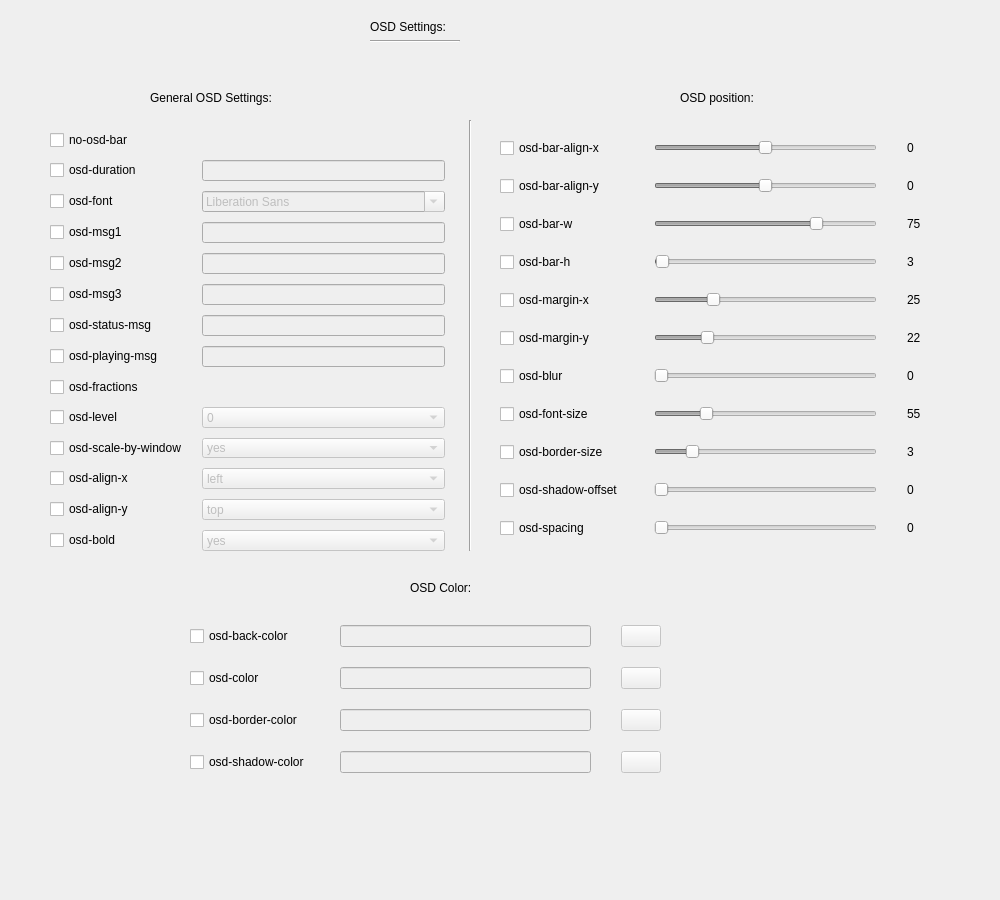
<?xml version="1.0" encoding="UTF-8"?>
<ui version="4.0">
 <class>tabosd</class>
 <widget class="QWidget" name="tabosd">
  <property name="geometry">
   <rect>
    <x>0</x>
    <y>0</y>
    <width>1000</width>
    <height>900</height>
   </rect>
  </property>
  <property name="windowTitle">
   <string>Form</string>
  </property>
  <widget class="QWidget" name="formLayoutWidget">
   <property name="geometry">
    <rect>
     <x>370</x>
     <y>20</y>
     <width>160</width>
     <height>51</height>
    </rect>
   </property>
   <layout class="QFormLayout" name="formLayout">
    <item row="0" column="0">
     <widget class="QLabel" name="label_osd_settings">
      <property name="text">
       <string>OSD Settings:</string>
      </property>
     </widget>
    </item>
    <item row="1" column="0">
     <widget class="Line" name="line">
      <property name="minimumSize">
       <size>
        <width>90</width>
        <height>0</height>
       </size>
      </property>
      <property name="orientation">
       <enum>Qt::Horizontal</enum>
      </property>
     </widget>
    </item>
   </layout>
  </widget>
  <widget class="QWidget" name="formLayoutWidget_2">
   <property name="geometry">
    <rect>
     <x>50</x>
     <y>120</y>
     <width>395</width>
     <height>431</height>
    </rect>
   </property>
   <layout class="QFormLayout" name="formLayout_2">
    <property name="labelAlignment">
     <set>Qt::AlignLeading|Qt::AlignLeft|Qt::AlignVCenter</set>
    </property>
    <property name="horizontalSpacing">
     <number>15</number>
    </property>
    <property name="verticalSpacing">
     <number>10</number>
    </property>
    <property name="topMargin">
     <number>10</number>
    </property>
    <item row="0" column="0">
     <widget class="QCheckBox" name="box_no_osd">
      <property name="text">
       <string>no-osd-bar</string>
      </property>
     </widget>
    </item>
    <item row="1" column="0">
     <widget class="QCheckBox" name="box_osd_duration">
      <property name="text">
       <string>osd-duration</string>
      </property>
     </widget>
    </item>
    <item row="1" column="1">
     <widget class="QLineEdit" name="valuebox_osd_duration">
      <property name="enabled">
       <bool>false</bool>
      </property>
     </widget>
    </item>
    <item row="2" column="0">
     <widget class="QCheckBox" name="box_osd_font">
      <property name="text">
       <string>osd-font</string>
      </property>
     </widget>
    </item>
    <item row="3" column="0">
     <widget class="QCheckBox" name="box_osd_msg1">
      <property name="text">
       <string>osd-msg1</string>
      </property>
     </widget>
    </item>
    <item row="3" column="1">
     <widget class="QLineEdit" name="valuebox_osd_msg1">
      <property name="enabled">
       <bool>false</bool>
      </property>
     </widget>
    </item>
    <item row="4" column="0">
     <widget class="QCheckBox" name="box_osd_msg2">
      <property name="text">
       <string>osd-msg2</string>
      </property>
     </widget>
    </item>
    <item row="4" column="1">
     <widget class="QLineEdit" name="valuebox_osd_msg2">
      <property name="enabled">
       <bool>false</bool>
      </property>
     </widget>
    </item>
    <item row="5" column="0">
     <widget class="QCheckBox" name="box_osd_msg3">
      <property name="text">
       <string>osd-msg3</string>
      </property>
     </widget>
    </item>
    <item row="5" column="1">
     <widget class="QLineEdit" name="valuebox_osd_msg3">
      <property name="enabled">
       <bool>false</bool>
      </property>
     </widget>
    </item>
    <item row="6" column="0">
     <widget class="QCheckBox" name="box_osd_status_msg">
      <property name="text">
       <string>osd-status-msg</string>
      </property>
     </widget>
    </item>
    <item row="6" column="1">
     <widget class="QLineEdit" name="valuebox_osd_status_msg">
      <property name="enabled">
       <bool>false</bool>
      </property>
     </widget>
    </item>
    <item row="7" column="0">
     <widget class="QCheckBox" name="box_osd_playing_msg">
      <property name="text">
       <string>osd-playing-msg</string>
      </property>
     </widget>
    </item>
    <item row="7" column="1">
     <widget class="QLineEdit" name="valuebox_osd_playing_msg">
      <property name="enabled">
       <bool>false</bool>
      </property>
     </widget>
    </item>
    <item row="8" column="0">
     <widget class="QCheckBox" name="box_osd_fractions">
      <property name="text">
       <string>osd-fractions</string>
      </property>
     </widget>
    </item>
    <item row="9" column="0">
     <widget class="QCheckBox" name="box_osd_level">
      <property name="text">
       <string>osd-level</string>
      </property>
     </widget>
    </item>
    <item row="9" column="1">
     <widget class="QComboBox" name="comboBox_osd_level">
      <property name="enabled">
       <bool>false</bool>
      </property>
      <item>
       <property name="text">
        <string>0</string>
       </property>
      </item>
      <item>
       <property name="text">
        <string>1</string>
       </property>
      </item>
      <item>
       <property name="text">
        <string>2</string>
       </property>
      </item>
      <item>
       <property name="text">
        <string>3</string>
       </property>
      </item>
     </widget>
    </item>
    <item row="10" column="0">
     <widget class="QCheckBox" name="box_osd_scale_by_window">
      <property name="text">
       <string>osd-scale-by-window</string>
      </property>
     </widget>
    </item>
    <item row="10" column="1">
     <widget class="QComboBox" name="comboBox_osd_scale_by_window">
      <property name="enabled">
       <bool>false</bool>
      </property>
      <item>
       <property name="text">
        <string>yes</string>
       </property>
      </item>
      <item>
       <property name="text">
        <string>no</string>
       </property>
      </item>
     </widget>
    </item>
    <item row="11" column="0">
     <widget class="QCheckBox" name="box_osd_align_x">
      <property name="text">
       <string>osd-align-x</string>
      </property>
     </widget>
    </item>
    <item row="11" column="1">
     <widget class="QComboBox" name="comboBox_osd_align_x">
      <property name="enabled">
       <bool>false</bool>
      </property>
      <item>
       <property name="text">
        <string>left</string>
       </property>
      </item>
      <item>
       <property name="text">
        <string>center</string>
       </property>
      </item>
      <item>
       <property name="text">
        <string>right</string>
       </property>
      </item>
     </widget>
    </item>
    <item row="12" column="0">
     <widget class="QCheckBox" name="box_osd_align_y">
      <property name="text">
       <string>osd-align-y</string>
      </property>
     </widget>
    </item>
    <item row="12" column="1">
     <widget class="QComboBox" name="comboBox_osd_align_y">
      <property name="enabled">
       <bool>false</bool>
      </property>
      <item>
       <property name="text">
        <string>top</string>
       </property>
      </item>
      <item>
       <property name="text">
        <string>center</string>
       </property>
      </item>
      <item>
       <property name="text">
        <string>bottom</string>
       </property>
      </item>
     </widget>
    </item>
    <item row="13" column="0">
     <widget class="QCheckBox" name="box_osd_font_bold">
      <property name="text">
       <string>osd-bold</string>
      </property>
     </widget>
    </item>
    <item row="13" column="1">
     <widget class="QComboBox" name="comboBox_osd_bold">
      <property name="enabled">
       <bool>false</bool>
      </property>
      <item>
       <property name="text">
        <string>yes</string>
       </property>
      </item>
      <item>
       <property name="text">
        <string>no</string>
       </property>
      </item>
     </widget>
    </item>
    <item row="2" column="1">
     <widget class="QFontComboBox" name="fontComboBox">
      <property name="enabled">
       <bool>false</bool>
      </property>
     </widget>
    </item>
   </layout>
  </widget>
  <widget class="QWidget" name="gridLayoutWidget">
   <property name="geometry">
    <rect>
     <x>500</x>
     <y>120</y>
     <width>421</width>
     <height>431</height>
    </rect>
   </property>
   <layout class="QGridLayout" name="gridLayout">
    <property name="sizeConstraint">
     <enum>QLayout::SetDefaultConstraint</enum>
    </property>
    <property name="topMargin">
     <number>10</number>
    </property>
    <property name="horizontalSpacing">
     <number>30</number>
    </property>
    <property name="verticalSpacing">
     <number>10</number>
    </property>
    <item row="3" column="2">
     <widget class="QLabel" name="slider_value_osd_bar_w">
      <property name="text">
       <string>75</string>
      </property>
     </widget>
    </item>
    <item row="5" column="0">
     <widget class="QCheckBox" name="box_osd_margin_x">
      <property name="text">
       <string>osd-margin-x</string>
      </property>
     </widget>
    </item>
    <item row="7" column="1">
     <widget class="QSlider" name="horizontalSlider_osd_blur">
      <property name="enabled">
       <bool>false</bool>
      </property>
      <property name="minimum">
       <number>0</number>
      </property>
      <property name="maximum">
       <number>200</number>
      </property>
      <property name="value">
       <number>0</number>
      </property>
      <property name="orientation">
       <enum>Qt::Horizontal</enum>
      </property>
     </widget>
    </item>
    <item row="3" column="1">
     <widget class="QSlider" name="horizontalSlider_osd_bar_w">
      <property name="enabled">
       <bool>false</bool>
      </property>
      <property name="minimum">
       <number>1</number>
      </property>
      <property name="maximum">
       <number>100</number>
      </property>
      <property name="value">
       <number>75</number>
      </property>
      <property name="orientation">
       <enum>Qt::Horizontal</enum>
      </property>
     </widget>
    </item>
    <item row="6" column="1">
     <widget class="QSlider" name="horizontalSlider_osd_margin_y">
      <property name="enabled">
       <bool>false</bool>
      </property>
      <property name="maximum">
       <number>100</number>
      </property>
      <property name="value">
       <number>22</number>
      </property>
      <property name="orientation">
       <enum>Qt::Horizontal</enum>
      </property>
     </widget>
    </item>
    <item row="9" column="1">
     <widget class="QSlider" name="horizontalSlider_osd_border_size">
      <property name="enabled">
       <bool>false</bool>
      </property>
      <property name="maximum">
       <number>20</number>
      </property>
      <property name="value">
       <number>3</number>
      </property>
      <property name="orientation">
       <enum>Qt::Horizontal</enum>
      </property>
     </widget>
    </item>
    <item row="9" column="0">
     <widget class="QCheckBox" name="box_osd_border_size">
      <property name="text">
       <string>osd-border-size</string>
      </property>
     </widget>
    </item>
    <item row="4" column="2">
     <widget class="QLabel" name="slider_value_osd_bar_h">
      <property name="text">
       <string>3</string>
      </property>
     </widget>
    </item>
    <item row="0" column="2">
     <widget class="QLabel" name="slider_value_osd_align_x">
      <property name="text">
       <string>0</string>
      </property>
     </widget>
    </item>
    <item row="2" column="1">
     <widget class="QSlider" name="horizontalSlider_osd_bar_align_y">
      <property name="enabled">
       <bool>false</bool>
      </property>
      <property name="minimum">
       <number>-10</number>
      </property>
      <property name="maximum">
       <number>10</number>
      </property>
      <property name="value">
       <number>0</number>
      </property>
      <property name="orientation">
       <enum>Qt::Horizontal</enum>
      </property>
     </widget>
    </item>
    <item row="0" column="1">
     <widget class="QSlider" name="horizontalSlider_osd_bar_align_x">
      <property name="enabled">
       <bool>false</bool>
      </property>
      <property name="minimum">
       <number>-10</number>
      </property>
      <property name="maximum">
       <number>10</number>
      </property>
      <property name="singleStep">
       <number>1</number>
      </property>
      <property name="value">
       <number>0</number>
      </property>
      <property name="orientation">
       <enum>Qt::Horizontal</enum>
      </property>
     </widget>
    </item>
    <item row="3" column="0">
     <widget class="QCheckBox" name="box_osd_bar_w">
      <property name="text">
       <string>osd-bar-w</string>
      </property>
     </widget>
    </item>
    <item row="2" column="2">
     <widget class="QLabel" name="slider_value_osd_align_y">
      <property name="text">
       <string>0</string>
      </property>
     </widget>
    </item>
    <item row="0" column="0">
     <widget class="QCheckBox" name="box_osd_bar_align_x">
      <property name="text">
       <string>osd-bar-align-x</string>
      </property>
     </widget>
    </item>
    <item row="2" column="0">
     <widget class="QCheckBox" name="box_osd_bar_align_y">
      <property name="text">
       <string>osd-bar-align-y</string>
      </property>
     </widget>
    </item>
    <item row="4" column="0">
     <widget class="QCheckBox" name="box_osd_bar_h">
      <property name="text">
       <string>osd-bar-h</string>
      </property>
     </widget>
    </item>
    <item row="4" column="1">
     <widget class="QSlider" name="horizontalSlider_osd_bar_h">
      <property name="enabled">
       <bool>false</bool>
      </property>
      <property name="minimum">
       <number>0</number>
      </property>
      <property name="maximum">
       <number>500</number>
      </property>
      <property name="value">
       <number>3</number>
      </property>
      <property name="orientation">
       <enum>Qt::Horizontal</enum>
      </property>
     </widget>
    </item>
    <item row="8" column="2">
     <widget class="QLabel" name="slider_value_osd_font_size">
      <property name="text">
       <string>55</string>
      </property>
     </widget>
    </item>
    <item row="8" column="1">
     <widget class="QSlider" name="horizontalSlider_osd_font_size">
      <property name="enabled">
       <bool>false</bool>
      </property>
      <property name="maximum">
       <number>255</number>
      </property>
      <property name="value">
       <number>55</number>
      </property>
      <property name="orientation">
       <enum>Qt::Horizontal</enum>
      </property>
     </widget>
    </item>
    <item row="8" column="0">
     <widget class="QCheckBox" name="box_osd_font_size">
      <property name="text">
       <string>osd-font-size</string>
      </property>
     </widget>
    </item>
    <item row="6" column="0">
     <widget class="QCheckBox" name="box_osd_margin_y">
      <property name="text">
       <string>osd-margin-y</string>
      </property>
     </widget>
    </item>
    <item row="5" column="1">
     <widget class="QSlider" name="horizontalSlider_osd_margin_x">
      <property name="enabled">
       <bool>false</bool>
      </property>
      <property name="maximum">
       <number>100</number>
      </property>
      <property name="value">
       <number>25</number>
      </property>
      <property name="orientation">
       <enum>Qt::Horizontal</enum>
      </property>
     </widget>
    </item>
    <item row="5" column="2">
     <widget class="QLabel" name="slider_value_osd_margin_x">
      <property name="text">
       <string>25</string>
      </property>
     </widget>
    </item>
    <item row="6" column="2">
     <widget class="QLabel" name="slider_value_osd_margin_y">
      <property name="text">
       <string>22</string>
      </property>
     </widget>
    </item>
    <item row="9" column="2">
     <widget class="QLabel" name="slider_value_osd_border_size">
      <property name="text">
       <string>3</string>
      </property>
     </widget>
    </item>
    <item row="7" column="0">
     <widget class="QCheckBox" name="box_osd_blur">
      <property name="text">
       <string>osd-blur</string>
      </property>
     </widget>
    </item>
    <item row="7" column="2">
     <widget class="QLabel" name="slider_value_osd_blur">
      <property name="text">
       <string>0</string>
      </property>
     </widget>
    </item>
    <item row="10" column="0">
     <widget class="QCheckBox" name="box_osd_shadow_offset">
      <property name="text">
       <string>osd-shadow-offset</string>
      </property>
     </widget>
    </item>
    <item row="10" column="1">
     <widget class="QSlider" name="horizontalSlider_osd_shadow_offset">
      <property name="enabled">
       <bool>false</bool>
      </property>
      <property name="maximum">
       <number>40</number>
      </property>
      <property name="value">
       <number>0</number>
      </property>
      <property name="orientation">
       <enum>Qt::Horizontal</enum>
      </property>
     </widget>
    </item>
    <item row="10" column="2">
     <widget class="QLabel" name="slider_value_osd_shadow_offset">
      <property name="text">
       <string>0</string>
      </property>
     </widget>
    </item>
    <item row="11" column="0">
     <widget class="QCheckBox" name="box_osd_spacing">
      <property name="text">
       <string>osd-spacing</string>
      </property>
     </widget>
    </item>
    <item row="11" column="1">
     <widget class="QSlider" name="horizontalSlider_osd_spacing">
      <property name="enabled">
       <bool>false</bool>
      </property>
      <property name="maximum">
       <number>40</number>
      </property>
      <property name="value">
       <number>0</number>
      </property>
      <property name="orientation">
       <enum>Qt::Horizontal</enum>
      </property>
     </widget>
    </item>
    <item row="11" column="2">
     <widget class="QLabel" name="slider_value_osd_spacing">
      <property name="text">
       <string>0</string>
      </property>
     </widget>
    </item>
   </layout>
  </widget>
  <widget class="QLabel" name="label_osd_position">
   <property name="geometry">
    <rect>
     <x>680</x>
     <y>90</y>
     <width>109</width>
     <height>16</height>
    </rect>
   </property>
   <property name="text">
    <string>OSD position:</string>
   </property>
  </widget>
  <widget class="QLabel" name="label_osd_general">
   <property name="geometry">
    <rect>
     <x>150</x>
     <y>90</y>
     <width>151</width>
     <height>16</height>
    </rect>
   </property>
   <property name="text">
    <string>General OSD Settings:</string>
   </property>
  </widget>
  <widget class="QWidget" name="gridLayoutWidget_2">
   <property name="geometry">
    <rect>
     <x>190</x>
     <y>610</y>
     <width>471</width>
     <height>171</height>
    </rect>
   </property>
   <layout class="QGridLayout" name="gridLayout_2">
    <property name="topMargin">
     <number>10</number>
    </property>
    <property name="horizontalSpacing">
     <number>30</number>
    </property>
    <property name="verticalSpacing">
     <number>15</number>
    </property>
    <item row="2" column="0">
     <widget class="QCheckBox" name="box_osd_border_color">
      <property name="text">
       <string>osd-border-color</string>
      </property>
     </widget>
    </item>
    <item row="2" column="2">
     <widget class="QPushButton" name="button_pick_osd_border_color">
      <property name="enabled">
       <bool>false</bool>
      </property>
      <property name="text">
       <string/>
      </property>
      <property name="icon">
       <iconset>
        <normaloff>://images/colorpicker.png</normaloff>://images/colorpicker.png</iconset>
      </property>
     </widget>
    </item>
    <item row="0" column="2">
     <widget class="QPushButton" name="button_pick_osd_back_color">
      <property name="enabled">
       <bool>false</bool>
      </property>
      <property name="text">
       <string/>
      </property>
      <property name="icon">
       <iconset>
        <normaloff>://images/colorpicker.png</normaloff>://images/colorpicker.png</iconset>
      </property>
     </widget>
    </item>
    <item row="1" column="0">
     <widget class="QCheckBox" name="box_osd_color">
      <property name="text">
       <string>osd-color</string>
      </property>
     </widget>
    </item>
    <item row="1" column="1">
     <widget class="QLineEdit" name="value_osd_color">
      <property name="enabled">
       <bool>false</bool>
      </property>
     </widget>
    </item>
    <item row="1" column="2">
     <widget class="QPushButton" name="button_pick_osd_color">
      <property name="enabled">
       <bool>false</bool>
      </property>
      <property name="text">
       <string/>
      </property>
      <property name="icon">
       <iconset>
        <normaloff>://images/colorpicker.png</normaloff>://images/colorpicker.png</iconset>
      </property>
     </widget>
    </item>
    <item row="0" column="0">
     <widget class="QCheckBox" name="box_osd_back_color">
      <property name="text">
       <string>osd-back-color</string>
      </property>
     </widget>
    </item>
    <item row="2" column="1">
     <widget class="QLineEdit" name="value_osd_border_color">
      <property name="enabled">
       <bool>false</bool>
      </property>
     </widget>
    </item>
    <item row="0" column="1">
     <widget class="QLineEdit" name="value_osd_back_color">
      <property name="enabled">
       <bool>false</bool>
      </property>
     </widget>
    </item>
    <item row="3" column="0">
     <widget class="QCheckBox" name="box_osd_shadow_color">
      <property name="text">
       <string>osd-shadow-color</string>
      </property>
     </widget>
    </item>
    <item row="3" column="1">
     <widget class="QLineEdit" name="value_osd_shadow_color">
      <property name="enabled">
       <bool>false</bool>
      </property>
     </widget>
    </item>
    <item row="3" column="2">
     <widget class="QPushButton" name="button_pick_osd_shadow_color">
      <property name="enabled">
       <bool>false</bool>
      </property>
      <property name="text">
       <string/>
      </property>
      <property name="icon">
       <iconset>
        <normaloff>://images/colorpicker.png</normaloff>://images/colorpicker.png</iconset>
      </property>
     </widget>
    </item>
   </layout>
  </widget>
  <widget class="QLabel" name="label_osd_coloring">
   <property name="geometry">
    <rect>
     <x>410</x>
     <y>580</y>
     <width>91</width>
     <height>16</height>
    </rect>
   </property>
   <property name="text">
    <string>OSD Color:</string>
   </property>
  </widget>
  <widget class="Line" name="line_2">
   <property name="geometry">
    <rect>
     <x>460</x>
     <y>120</y>
     <width>20</width>
     <height>431</height>
    </rect>
   </property>
   <property name="orientation">
    <enum>Qt::Vertical</enum>
   </property>
  </widget>
 </widget>
 <resources/>
 <connections>
  <connection>
   <sender>box_osd_back_color</sender>
   <signal>toggled(bool)</signal>
   <receiver>button_pick_osd_back_color</receiver>
   <slot>setEnabled(bool)</slot>
   <hints>
    <hint type="sourcelabel">
     <x>278</x>
     <y>764</y>
    </hint>
    <hint type="destinationlabel">
     <x>649</x>
     <y>765</y>
    </hint>
   </hints>
  </connection>
  <connection>
   <sender>box_osd_border_color</sender>
   <signal>toggled(bool)</signal>
   <receiver>button_pick_osd_border_color</receiver>
   <slot>setEnabled(bool)</slot>
   <hints>
    <hint type="sourcelabel">
     <x>278</x>
     <y>844</y>
    </hint>
    <hint type="destinationlabel">
     <x>649</x>
     <y>845</y>
    </hint>
   </hints>
  </connection>
  <connection>
   <sender>box_osd_shadow_color</sender>
   <signal>toggled(bool)</signal>
   <receiver>button_pick_osd_shadow_color</receiver>
   <slot>setEnabled(bool)</slot>
   <hints>
    <hint type="sourcelabel">
     <x>278</x>
     <y>884</y>
    </hint>
    <hint type="destinationlabel">
     <x>649</x>
     <y>885</y>
    </hint>
   </hints>
  </connection>
  <connection>
   <sender>box_osd_color</sender>
   <signal>toggled(bool)</signal>
   <receiver>button_pick_osd_color</receiver>
   <slot>setEnabled(bool)</slot>
   <hints>
    <hint type="sourcelabel">
     <x>278</x>
     <y>804</y>
    </hint>
    <hint type="destinationlabel">
     <x>649</x>
     <y>805</y>
    </hint>
   </hints>
  </connection>
 </connections>
</ui>
